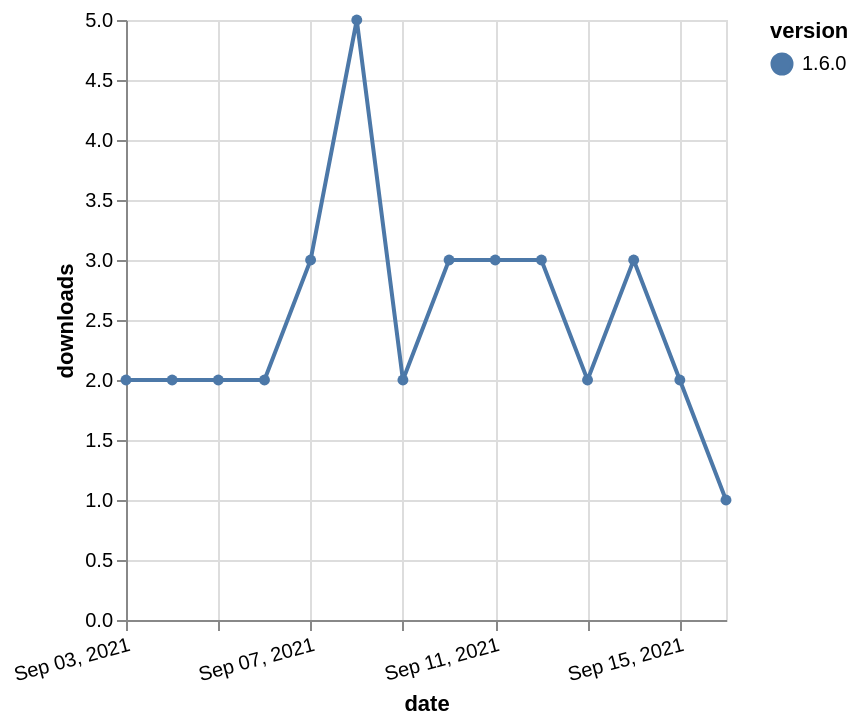

Express this chart as Vega-Lite.
### Vega-Lite specification from a JSON file in a GitHub repository (floating-point values rounded to 4 significant figures)
{"$schema": "https://vega.github.io/schema/vega-lite/v5.json", "description": "A simple bar chart with embedded data.", "data": {"values": [{"date": "2021-09-03", "total": 1717, "delta": 2, "version": "1.6.0"}, {"date": "2021-09-04", "total": 1719, "delta": 2, "version": "1.6.0"}, {"date": "2021-09-05", "total": 1721, "delta": 2, "version": "1.6.0"}, {"date": "2021-09-06", "total": 1723, "delta": 2, "version": "1.6.0"}, {"date": "2021-09-07", "total": 1726, "delta": 3, "version": "1.6.0"}, {"date": "2021-09-08", "total": 1731, "delta": 5, "version": "1.6.0"}, {"date": "2021-09-09", "total": 1733, "delta": 2, "version": "1.6.0"}, {"date": "2021-09-10", "total": 1736, "delta": 3, "version": "1.6.0"}, {"date": "2021-09-11", "total": 1739, "delta": 3, "version": "1.6.0"}, {"date": "2021-09-12", "total": 1742, "delta": 3, "version": "1.6.0"}, {"date": "2021-09-13", "total": 1744, "delta": 2, "version": "1.6.0"}, {"date": "2021-09-14", "total": 1747, "delta": 3, "version": "1.6.0"}, {"date": "2021-09-15", "total": 1749, "delta": 2, "version": "1.6.0"}, {"date": "2021-09-16", "total": 1750, "delta": 1, "version": "1.6.0"}]}, "width": "container", "mark": {"type": "line", "point": {"filled": true}}, "encoding": {"x": {"field": "date", "type": "temporal", "timeUnit": "yearmonthdate", "title": "date", "axis": {"labelAngle": -15}}, "y": {"field": "delta", "type": "quantitative", "title": "downloads"}, "color": {"field": "version", "type": "nominal"}, "tooltip": {"field": "delta"}}}
